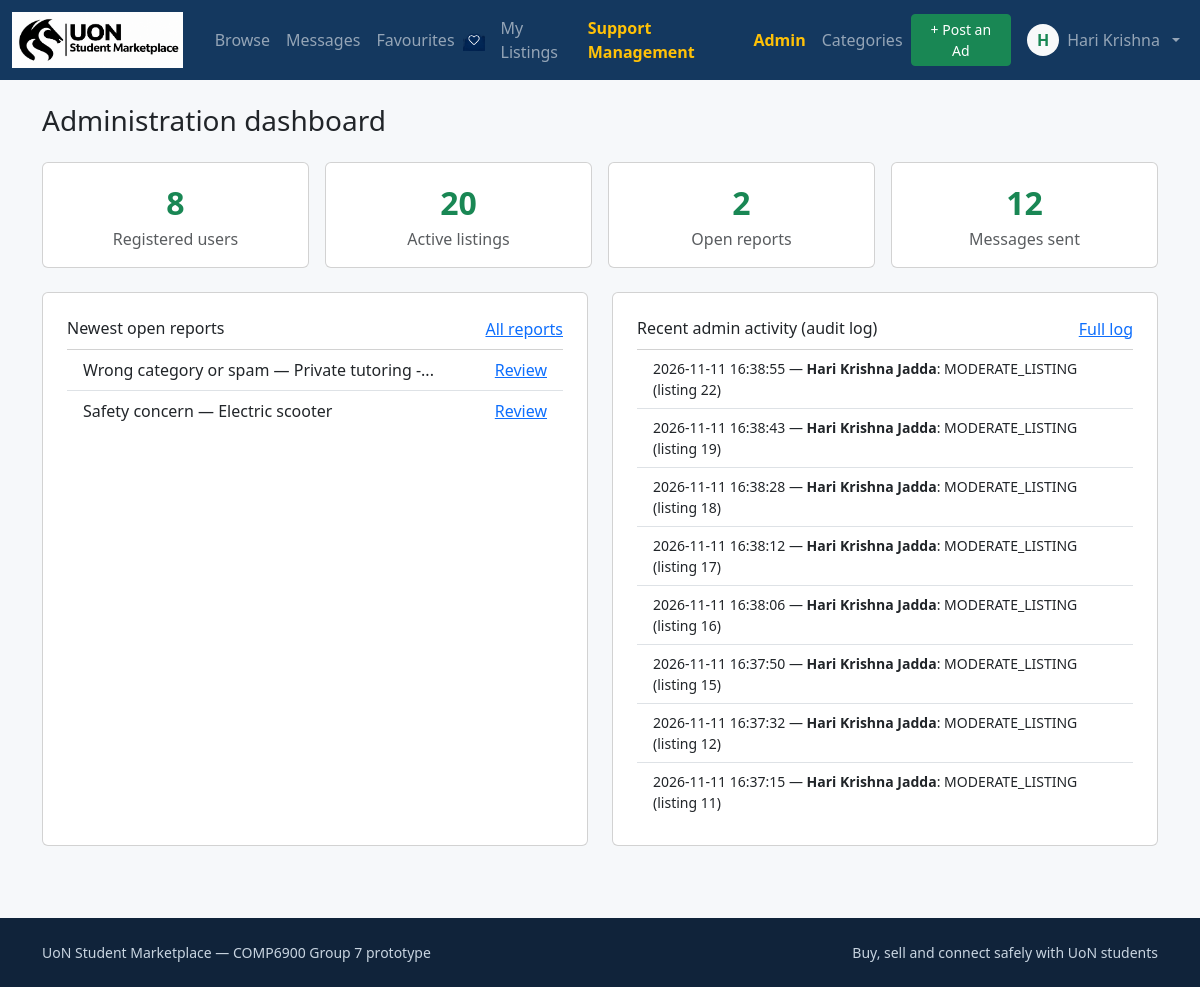
Page /admin/ (signed in) on the committed database.
### tables this page shows
CREATE TABLE users (
    user_id        INTEGER PRIMARY KEY AUTOINCREMENT,
    email          TEXT NOT NULL UNIQUE,
    password_hash  TEXT NOT NULL,                -- PBKDF2-SHA256, never plain text
    first_name     TEXT NOT NULL,
    last_name      TEXT NOT NULL,
    phone          TEXT,
    role           TEXT NOT NULL DEFAULT 'student'
                   CHECK (role IN ('student', 'admin')),
    status         TEXT NOT NULL DEFAULT 'active'
                   CHECK (status IN ('active', 'suspended')),
    created_at     TEXT NOT NULL
, profile_photo TEXT);

CREATE TABLE reports (
    report_id       INTEGER PRIMARY KEY AUTOINCREMENT,
    listing_id      INTEGER NOT NULL REFERENCES listings (listing_id) ON DELETE CASCADE,
    reporter_id     INTEGER NOT NULL REFERENCES users (user_id),
    reason          TEXT NOT NULL,
    details         TEXT NOT NULL,
    status          TEXT NOT NULL DEFAULT 'open'
                    CHECK (status IN ('open', 'in_review', 'resolved', 'dismissed')),
    resolved_by     INTEGER REFERENCES users (user_id),
    resolved_at     TEXT,
    resolution_note TEXT,
    created_at      TEXT NOT NULL
);

CREATE TABLE listings (
    listing_id   INTEGER PRIMARY KEY AUTOINCREMENT,
    user_id      INTEGER NOT NULL REFERENCES users (user_id),
    category_id  INTEGER NOT NULL REFERENCES categories (category_id),
    title        TEXT NOT NULL,
    description  TEXT NOT NULL,
    price        REAL NOT NULL DEFAULT 0,          -- AUD, 0 = free
    condition    TEXT NOT NULL
                 CHECK (condition IN ('New', 'Like new', 'Good', 'Fair', 'Needs repair')),
    location     TEXT,
    status       TEXT NOT NULL DEFAULT 'active'
                 CHECK (status IN ('active', 'archived', 'sold', 'removed')),
    created_at   TEXT NOT NULL,
    updated_at   TEXT NOT NULL
);

CREATE TABLE audit_log (
    audit_id    INTEGER PRIMARY KEY AUTOINCREMENT,
    admin_id    INTEGER NOT NULL REFERENCES users (user_id),
    action      TEXT NOT NULL,
    entity_type TEXT NOT NULL,
    entity_id   TEXT NOT NULL,
    details     TEXT,
    created_at  TEXT NOT NULL
);

### app/views/admin.py (the view)
@bp.route("/")
@admin_required
def dashboard():
    db_conn = db.get_db()
    stats = {
        "users": db_conn.query(
            "SELECT COUNT(*) AS n FROM users", one=True
        )["n"],
        "listings": db_conn.query(
            "SELECT COUNT(*) AS n FROM listings WHERE status = 'active'",
            one=True,
        )["n"],
        "open_reports": db_conn.query(
            "SELECT COUNT(*) AS n FROM reports WHERE status = 'open'",
            one=True,
        )["n"],
        "messages": db_conn.query(
            "SELECT COUNT(*) AS n FROM messages", one=True
        )["n"],
    }
    recent_reports = db_conn.query(
        """
        SELECT r.*, l.title AS listing_title
        FROM reports r
        JOIN listings l ON l.listing_id = r.listing_id
        WHERE r.status = 'open'
        ORDER BY r.created_at DESC
        LIMIT 5
        """
    )
    recent_audit = db_conn.query(
        """
        SELECT a.*, u.first_name || ' ' || u.last_name AS admin_name
        FROM audit_log a
        JOIN users u ON u.user_id = a.admin_id
        ORDER BY a.audit_id DESC
        LIMIT 8
        """
    )
    return render_template(
        "admin/dashboard.html",
        stats=stats,
        recent_reports=recent_reports,
        recent_audit=recent_audit,
    )

### app/db.py (called while the page is built)
def _connect_sqlite(config):
    conn = sqlite3.connect(str(config["SQLITE_PATH"]))
    conn.row_factory = sqlite3.Row
    conn.execute("PRAGMA foreign_keys = ON")
    return conn

def get_db():
    if "db" not in g:
        g.db = Database(_connect_sqlite(current_app.config))
    return g.db

    def query(self, sql, params=(), one=False):
        cur = self.conn.cursor()
        cur.execute(sql, tuple(params))
        columns = [column[0] for column in cur.description] if cur.description else []
        rows = [dict(zip(columns, row)) for row in cur.fetchall()]
        cur.close()
        return rows[0] if (one and rows) else (None if one else rows)

### app/security.py (called while the page is built)
def current_user():
    if "user_id" not in session:
        return None
    if not hasattr(g, "_current_user"):
        g._current_user = get_db_user(session["user_id"])
        if g._current_user and g._current_user["status"] != "active":
            logout_user()
            g._current_user = None
    return g._current_user

def get_db_user(user_id):
    from .db import get_db
    return get_db().query(
        "SELECT * FROM users WHERE user_id = ?",
        (user_id,),
        one=True,
    )

def admin_required(view):
    @wraps(view)
    def wrapped(*args, **kwargs):
        user = current_user()
        if user is None:
            flash("Please log in to continue.", "warning")
            return redirect(url_for("auth.login", next=request.path))
        if user["role"] != "admin":
            abort(403)
        return view(*args, **kwargs)
    return wrapped

def generate_csrf_token():
    if "_csrf_token" not in session:
        session["_csrf_token"] = secrets.token_hex(32)
    return session["_csrf_token"]

### app/templates/admin/dashboard.html (shortened to what this page needs)
{% extends "base.html" %}
{% block content %}
<h1 class="h3 mb-4">Administration dashboard</h1>
<div class="row g-3 mb-4">
    {% for label, value, link in [
        ('Registered users', stats.users, url_for('admin.users')),
        ('Active listings', stats.listings, url_for('admin.listings')),
        ('Open reports', stats.open_reports, url_for('admin.reports', status='open')),
        ('Messages sent', stats.messages, url_for('admin.logs'))
    ] %}
    <div class="col-6 col-lg-3">
        <a href="{{ link }}" class="text-decoration-none">
            <div class="card p-3 text-center stat-card">
                <div class="fs-2 fw-bold text-success">{{ value }}</div>
                <div class="text-muted">{{ label }}</div>
            </div>
        </a>
    </div>
    {% endfor %}
</div>
<div class="row g-4">
    <div class="col-lg-6">
        <div class="card p-4 h-100">
            <div class="d-flex justify-content-between align-items-center mb-2">
                <h2 class="h6 mb-0">Newest open reports</h2>
                <a href="{{ url_for('admin.reports') }}">All reports</a>
            </div>
            <ul class="list-group list-group-flush">
                {% for r in recent_reports %}
                <li class="list-group-item d-flex justify-content-between align-items-center gap-2">
                    <span>{{ r.reason }} — {{ r.listing_title|truncate(30) }}</span>
                    <a href="{{ url_for('admin.report_detail', report_id=r.report_id) }}">
                        Review
                    </a>
                </li>
                {% else %}
                <li class="list-group-item text-muted">
                    No open reports.
                </li>
                {% endfor %}
            </ul>
        </div>
    </div>
    <div class="col-lg-6">
        <div class="card p-4 h-100">
            <div class="d-flex justify-content-between align-items-center mb-2">
                <h2 class="h6 mb-0">Recent admin activity (audit log)</h2>
                <a href="{{ url_for('admin.logs') }}">Full log</a>
            </div>
            <ul class="list-group list-group-flush">
                {% for a in recent_audit %}
                <li class="list-group-item small">
                    {{ a.created_at }} —
                    <strong>{{ a.admin_name }}</strong>:
                    {{ a.action }}
                    ({{ a.entity_type }} {{ a.entity_id }})
                </li>
                {% else %}
                <li class="list-group-item text-muted">
                    No admin actions recorded yet.
                </li>
                {% endfor %}
            </ul>
        </div>
    </div>
</div>
{% endblock %}

### app/templates/base.html (shortened to what this page needs)
<!doctype html>
<html lang="en">
<head>
  <link
    href="https://cdn.jsdelivr.net/npm/bootstrap@5.3.3/dist/css/bootstrap.min.css"
    rel="stylesheet"
  >
  <link
    rel="stylesheet"
    href="{{ url_for('static', filename='css/style.css') }}"
  >
</head>
<body>
  <nav class="navbar navbar-expand-lg navbar-dark site-header sticky-top">
    <div class="container-fluid">
      <a
        class="navbar-brand d-flex align-items-center"
        href="{{ url_for('main.home') }}"
      >
        <img
          src="{{ url_for('static', filename='img/uon_logo.png') }}"
          alt="University of Newcastle"
          class="uon-logo"
        >
      </a>
      <div class="collapse navbar-collapse" id="nav">
        <ul class="navbar-nav me-auto mb-2 mb-lg-0">
          <li class="nav-item">
            <a class="nav-link" href="{{ url_for('main.browse') }}">
              Browse
            </a>
          </li>
          {% if session.get('user_id') %}
            <li class="nav-item">
              <a class="nav-link" href="{{ url_for('messages.inbox') }}">
                Messages
              </a>
            </li>
            <li class="nav-item">
              <a
  class="nav-link d-flex align-items-center gap-2"
  href="{{ url_for('favourites.index') }}"
>
  Favourites
  <img
    src="{{ url_for('static', filename='img/favourite.png') }}"
    alt=""
    width="22"
    height="22"
    style="object-fit: contain;"
  >
</a>
            </li>
            <li class="nav-item">
              <a class="nav-link" href="{{ url_for('listings.my_listings') }}">
                My Listings
              </a>
            </li>
            {% if current_user and current_user['role'] == 'admin' %}
              <li class="nav-item">
                <a
                  class="nav-link text-warning fw-semibold"
                  href="{{ url_for('support.admin_tickets') }}"
                >
                  Support Management
                </a>
              </li>
            {% else %}
              <li class="nav-item">
                <a class="nav-link" href="{{ url_for('support.tickets') }}">
                  Support
                </a>
              </li>
            {% endif %}
          {% endif %}
          {% if session.get('user_id') and current_user and current_user['role'] == 'admin' %}
            <li class="nav-item">
              <a
                class="nav-link text-warning fw-semibold"
                href="{{ url_for('admin.dashboard') }}"
              >
                Admin
              </a>
            </li>
            <li class="nav-item">
              <a
                class="nav-link"
                href="{{ url_for('admin.categories') }}"
              >
                Categories
              </a>
            </li>
          {% endif %}
        </ul>
        <ul class="navbar-nav ms-auto align-items-lg-center">
          {% if session.get('user_id') and current_user %}
            <li class="nav-item me-2">
              <a
                class="btn btn-success btn-sm px-3"
                href="{{ url_for('listings.create') }}"
              >
                + Post an Ad
              </a>
            </li>
            <li class="nav-item dropdown">
              <a
                class="nav-link dropdown-toggle d-flex align-items-center gap-2"
                href="#"
                data-bs-toggle="dropdown"
                aria-expanded="false"
              >
                {% if current_user['profile_photo'] %}
                  <img
                    src="{{ url_for('auth.profile_photo_file', filename=current_user['profile_photo']) }}"
                    alt="Profile"
                    class="rounded-circle"
                    style="width: 32px; height: 32px; object-fit: cover;"
                  >
                {% else %}
                  <span
                    class="rounded-circle bg-light text-success d-inline-flex align-items-center justify-content-center"
                    style="width: 32px; height: 32px; font-weight: 600;"
                    aria-hidden="true"
                  >
                    {{ current_user['first_name'][0]|upper }}
                  </span>
                {% endif %}
                <span>{{ current_user['first_name'] }}</span>
              </a>
            </li>
          {% endif %}
        </ul>
      </div>
    </div>
  </nav>
  <main class="container py-4">
    {% block content %}{% endblock %}
  </main>
  <footer class="site-footer mt-5 py-4">
    <div class="container d-flex flex-wrap justify-content-between">
      <span>UoN Student Marketplace — COMP6900 Group 7 prototype</span>
      <span>Buy, sell and connect safely with UoN students</span>
    </div>
  </footer>
</body>
</html>

### app/static/css/style.css (style rules this page uses)
:root { --uon-navy: #14385f; --uon-green: #009a44; }
body { background: #f6f8fa; min-height: 100vh; display: flex; flex-direction: column; }
main { flex: 1; }
.site-header { background: var(--uon-navy); }
.site-footer { background: #10233a; color: #c8d4e0; font-size: 0.875rem; }
.uon-logo { display: block; width: 180px; max-width: 100%; height: auto; object-fit: contain; }
.navbar-brand { padding: 0; margin-right: 24px; display: flex; align-items: center; }
.site-header { padding-top: 8px; padding-bottom: 8px; }
.site-header .navbar-nav { align-items: center; }
.site-header .nav-link { padding: 8px 12px; }

### rows in the picture
users: first_name "H", first_name "Hari Krishna"
reports: reason "Wrong category or spam", listing_title "Private tutoring -..."
reports: reason "Safety concern", listing_title "Electric scooter"
audit_log: created_at "2026-11-11 16:38:55", admin_name "Hari Krishna Jadda", action "MODERATE_LISTING", entity_type "listing", entity_id "22"
audit_log: created_at "2026-11-11 16:38:43", admin_name "Hari Krishna Jadda", action "MODERATE_LISTING", entity_type "listing", entity_id "19"
audit_log: created_at "2026-11-11 16:38:28", admin_name "Hari Krishna Jadda", action "MODERATE_LISTING", entity_type "listing", entity_id "18"
audit_log: created_at "2026-11-11 16:38:12", admin_name "Hari Krishna Jadda", action "MODERATE_LISTING", entity_type "listing", entity_id "17"
audit_log: created_at "2026-11-11 16:38:06", admin_name "Hari Krishna Jadda", action "MODERATE_LISTING", entity_type "listing", entity_id "16"
audit_log: created_at "2026-11-11 16:37:50", admin_name "Hari Krishna Jadda", action "MODERATE_LISTING", entity_type "listing", entity_id "15"
audit_log: created_at "2026-11-11 16:37:32", admin_name "Hari Krishna Jadda", action "MODERATE_LISTING", entity_type "listing", entity_id "12"
audit_log: created_at "2026-11-11 16:37:15", admin_name "Hari Krishna Jadda", action "MODERATE_LISTING", entity_type "listing", entity_id "11"

### other values in the picture
{{ value }} "8" "20" "2" "12"
{{ label }} "Registered users" "Active listings" "Open reports" "Messages sent"
